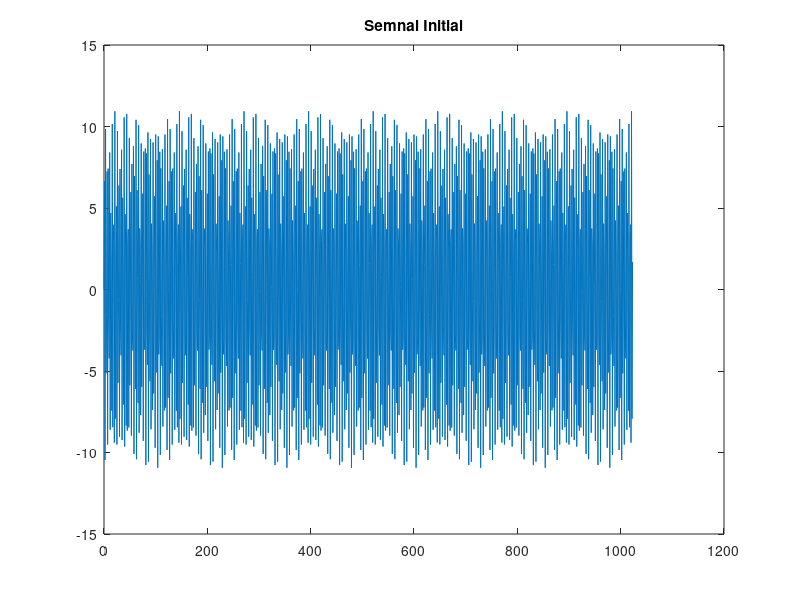
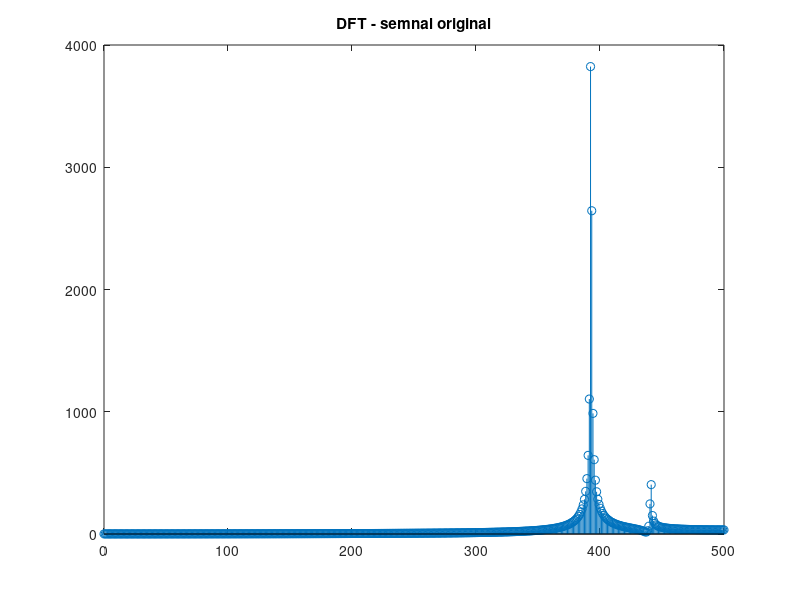
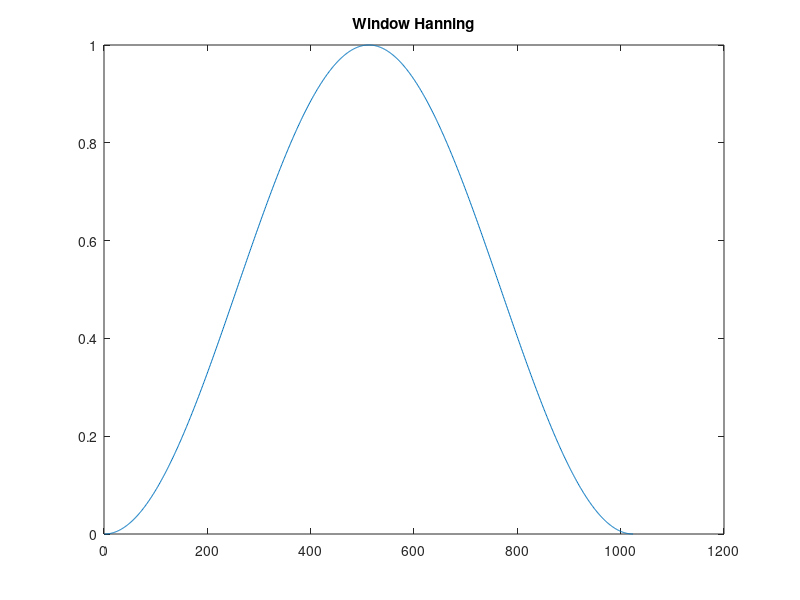
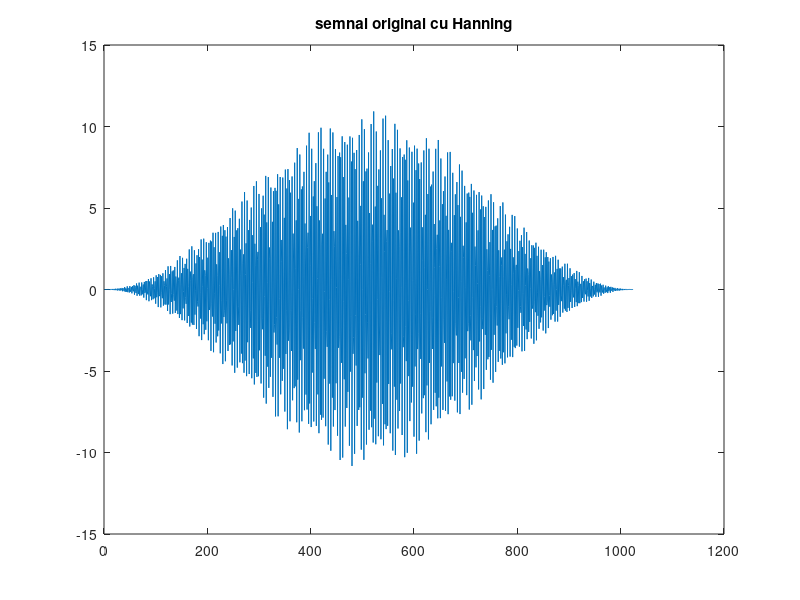

The MATLAB source for these figures, in order: (Note: this script raises an error after producing the figures.)
% ex 03 - DFT leakage ?i ferestre 
clear all; 
close all;
load('notes_signal_long.mat');

% 1- plota?i semnalul
[row, N] = size(notes_signal);
t = [0:N-1];

figure 1;
plot(t, notes_signal);
title('Semnal Initial');

% 2 - Calcula?i DFT pentru semnal 
t_fft = linspace(0, fs/2, N/2);
semnal_fft = fft(notes_signal);
semnal_fft_jumate = semnal_fft(1:N/2);

figure 2;
stem(t_fft, abs(semnal_fft_jumate));
title('DFT - semnal original');

% 3 - vom aplica semnalului o func?ie fereastr? 'Hanning'

window_hann = hann(N);
figure 3;
plot(window_hann);
title('Window Hanning');

s_hann = notes_signal .* window_hann';
figure 4;
plot(s_hann);
title('semnal original cu Hanning');

figure 5;
stem(linspace(0, fs/2, N), abs(fft(s_hann)));
title('DFT - semnal cu hanning');
% note muzicale
sound_in = audioplayer(notes_signal, fs);
play (sound_in);





